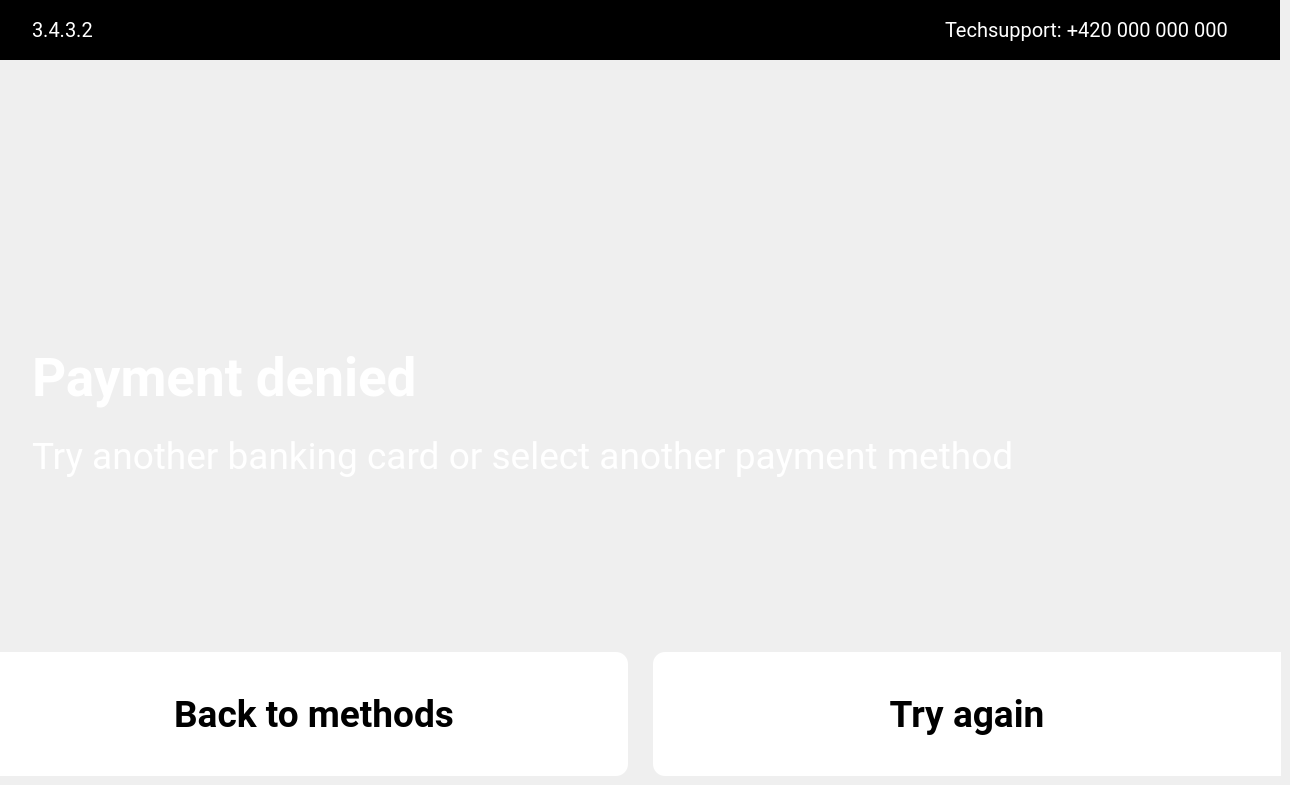
    <widget class="QWidget" name="i23Page">
     <widget class="QFrame" name="i23FrLogo">
      <property name="geometry">
       <rect>
        <x>0</x>
        <y>0</y>
        <width>1280</width>
        <height>60</height>
       </rect>
      </property>
      <property name="styleSheet">
       <string notr="true">background-color:rgb(0, 0, 0);
border:none;</string>
      </property>
      <property name="frameShape">
       <enum>QFrame::StyledPanel</enum>
      </property>
      <property name="frameShadow">
       <enum>QFrame::Raised</enum>
      </property>
      <widget class="QLabel" name="i23LblLogo">
       <property name="geometry">
        <rect>
         <x>578</x>
         <y>13</y>
         <width>124</width>
         <height>34</height>
        </rect>
       </property>
       <property name="text">
        <string>&lt;html&gt;&lt;head/&gt;&lt;body&gt;&lt;p&gt;&lt;img src=&quot;:/res/pic/Frame.png&quot;/&gt;&lt;/p&gt;&lt;/body&gt;&lt;/html&gt;</string>
       </property>
      </widget>
      <widget class="QLabel" name="i23LblNumbPage">
       <property name="geometry">
        <rect>
         <x>32</x>
         <y>18</y>
         <width>120</width>
         <height>24</height>
        </rect>
       </property>
       <property name="font">
        <font>
         <family>Roboto</family>
         <pointsize>15</pointsize>
        </font>
       </property>
       <property name="styleSheet">
        <string notr="true">color:rgb(255, 255, 255);
qproperty-alignment: AlignLeft;</string>
       </property>
       <property name="text">
        <string>3.4.3.2</string>
       </property>
      </widget>
      <widget class="QLabel" name="i23LblTech">
       <property name="geometry">
        <rect>
         <x>945</x>
         <y>18</y>
         <width>303</width>
         <height>24</height>
        </rect>
       </property>
       <property name="font">
        <font>
         <family>Roboto</family>
         <pointsize>15</pointsize>
        </font>
       </property>
       <property name="styleSheet">
        <string notr="true">color:rgb(255, 255, 255);
qproperty-alignment: AlignLeft;</string>
       </property>
       <property name="text">
        <string>Techsupport: +420 000 000 000</string>
       </property>
      </widget>
     </widget>
     <widget class="QLabel" name="i23LblPic">
      <property name="geometry">
       <rect>
        <x>600</x>
        <y>235</y>
        <width>80</width>
        <height>80</height>
       </rect>
      </property>
      <property name="text">
       <string>&lt;html&gt;&lt;head/&gt;&lt;body&gt;&lt;p&gt;&lt;img src=&quot;:/res/pic/Danger.png&quot;/&gt;&lt;/p&gt;&lt;/body&gt;&lt;/html&gt;</string>
      </property>
     </widget>
     <widget class="QLabel" name="i23LblText">
      <property name="geometry">
       <rect>
        <x>32</x>
        <y>347</y>
        <width>1215</width>
        <height>61</height>
       </rect>
      </property>
      <property name="font">
       <font>
        <family>Roboto</family>
        <pointsize>40</pointsize>
        <weight>75</weight>
        <bold>true</bold>
       </font>
      </property>
      <property name="styleSheet">
       <string notr="true">color:rgb(255, 255, 255);
qproperty-alignment: AlignCenter;</string>
      </property>
      <property name="text">
       <string>Payment denied</string>
      </property>
     </widget>
     <widget class="QLabel" name="i23LblText2">
      <property name="geometry">
       <rect>
        <x>32</x>
        <y>435</y>
        <width>1215</width>
        <height>42</height>
       </rect>
      </property>
      <property name="font">
       <font>
        <family>Roboto</family>
        <pointsize>28</pointsize>
       </font>
      </property>
      <property name="styleSheet">
       <string notr="true">color:rgb(255, 255, 255);
qproperty-alignment: AlignCenter;</string>
      </property>
      <property name="text">
       <string>Try another banking card or select another payment method</string>
      </property>
     </widget>
     <widget class="QPushButton" name="i23BtnBack">
      <property name="geometry">
       <rect>
        <x>0</x>
        <y>652</y>
        <width>628</width>
        <height>124</height>
       </rect>
      </property>
      <property name="font">
       <font>
        <family>Roboto</family>
        <pointsize>28</pointsize>
        <weight>75</weight>
        <bold>true</bold>
       </font>
      </property>
      <property name="focusPolicy">
       <enum>Qt::NoFocus</enum>
      </property>
      <property name="styleSheet">
       <string notr="true">QPushButton#i23BtnBack{background-color: rgb(255, 255, 255);
color:rgb(0, 0, 0);
border-top-left-radius: 0px;
    border-top-right-radius: 12px;
    border-bottom-right-radius: 12px;
    border-bottom-left-radius: 0px;
image:url(':/res/pic/Vector.png');
image-position: left;
border-style: outset;}
QPushButton#i23BtnBack:pressed{background-color:rgb(222, 222, 222);
border-style: inset;}
</string>
      </property>
      <property name="text">
       <string>Back to methods</string>
      </property>
     </widget>
     <widget class="QPushButton" name="i23BtnTry">
      <property name="geometry">
       <rect>
        <x>653</x>
        <y>652</y>
        <width>628</width>
        <height>124</height>
       </rect>
      </property>
      <property name="font">
       <font>
        <family>Roboto</family>
        <pointsize>28</pointsize>
        <weight>75</weight>
        <bold>true</bold>
       </font>
      </property>
      <property name="focusPolicy">
       <enum>Qt::NoFocus</enum>
      </property>
      <property name="styleSheet">
       <string notr="true">QPushButton#i23BtnTry{background-color: rgb(255, 255, 255);
color:rgb(0, 0, 0);
border-top-left-radius: 12px;
    border-top-right-radius: 0px;
    border-bottom-right-radius: 0px;
    border-bottom-left-radius: 12px;
image:url(':/res/pic/Vector2.png');
image-position: right;
border-style: outset;}
QPushButton#i23BtnTry:pressed{background-color:rgb(222, 222, 222);
border-style: inset;}
</string>
      </property>
      <property name="text">
       <string>Try again</string>
      </property>
     </widget>
    </widget>
